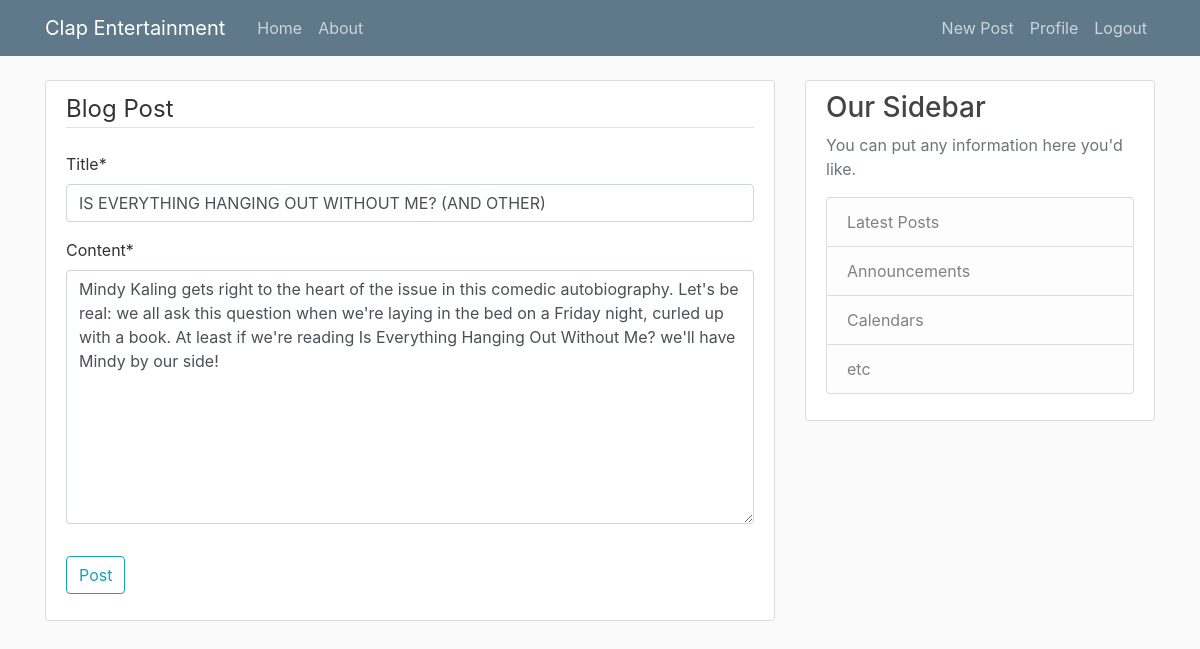
/post/10/update (signed in), run on the app's committed database.
### blog/models.py (models this page shows, shortened)
class Post(models.Model):
    title = models.CharField(max_length=250)
    content = models.TextField()
    date_posted = models.DateTimeField(default=timezone.now)
    author = models.ForeignKey(User, on_delete=models.CASCADE)

### blog/views.py (the view, shortened to what this page needs)
# urls.py: path('post/<int:pk>/update', PostUpdateView.as_view(), name='post-update'),
class PostUpdateView(LoginRequiredMixin,UserPassesTestMixin,UpdateView):
    model = Post
    fields = ['title', 'content']
    def test_func(self):
        post = self.get_object()
        if self.request.user == post.author:
            return True
        return False

### blog/templates/blog/post_form.html
{% extends 'blog/base.html' %}
{% load crispy_forms_tags %}
{% block content %}
       <div class="content-section">
           <form action="" method="POST"> {% csrf_token %}
               <fieldset class="form-group">
                   <legend class="border-bottom mb-4">
                        Blog Post
                   </legend>
                    {{form|crispy}}
               </fieldset>
               <div class="form-group">
                   <button class="btn btn-outline-info" type="submit">Post</button>
               </div>
           </form>
       </div>
{% endblock content %}

### blog/static/blog/main.css (style rules this page uses)
body { background: #fafafa; color: #333333; margin-top: 5rem; }
.content-section { background: #ffffff; padding: 10px 20px; border: 1px solid #dddddd; border-radius: 3px; margin-bottom: 20px; }

### data on the page
Post: title "IS EVERYTHING HANGING OUT WITHOUT ME? (AND OTHER)", content "Mindy Kaling gets right to the heart of the issue in this comedic autobiography. Let's be real: we all ask this question when we're laying in the bed on a Friday night, curled up with a book. At least if we're reading Is Everything Hanging Out Without Me? we'll have Mindy by our side!"
